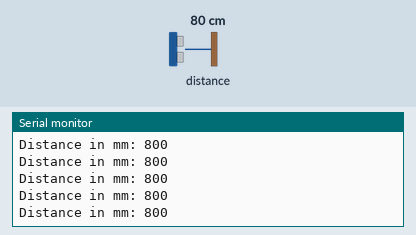
Bench run of a program on a simulated ESP32. Parts: the last lines printed to the serial monitor. The test bench sets the inputs (shaded band); at power-on: distance to the obstacle 80 cm.

Above: at 2.2 s.
2.3 s: distance to the obstacle set to 2 cm
At 3.1 s:
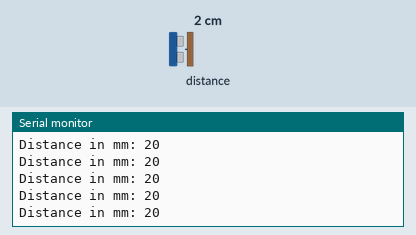
3.8 s: distance to the obstacle set to 4 cm
At 4.3 s:
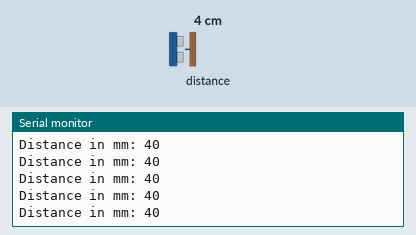
Timing chart, 0 to 6.8 s (numbered marks = the images above; inputs shaded):
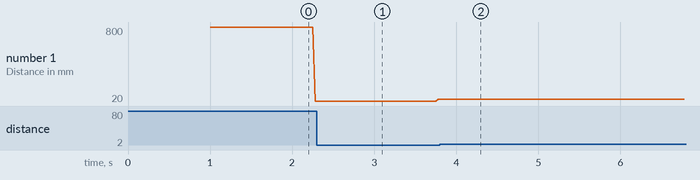

Measured:
- after the input at 2.3 s, the serial monitor: prints a new line at once (image 1)
- after the input at 3.8 s, the serial monitor: prints a new line at once (image 2)
- plotted number 1: 20 → 40 after the input at 2.3 s

The program:

main.cpp
```cpp
#include <Wire.h>
#include <Arduino.h>
#include <Adafruit_VL53L0X.h>

Adafruit_VL53L0X lox = Adafruit_VL53L0X();

void setup() {
  Serial.begin(9600);
  Wire.begin(4, 0);

  // wait until serial port opens for native USB devices
  while (! Serial) {
    delay(1);
  }

  delay(1000);

  Serial.println("Adafruit VL53L0X test.");
  if (!lox.begin(0x29, true, &Wire)) {
    Serial.println(F("Failed to boot VL53L0X"));
    while(1);
  }


  // power
  Serial.println(F("VL53L0X API Continuous Ranging example\n\n"));

  // start continuous ranging
  lox.startRangeContinuous();
}

void loop() {
  if (lox.isRangeComplete()) {
    Serial.print("Distance in mm: ");
    Serial.println(lox.readRange());
  }
}
```
